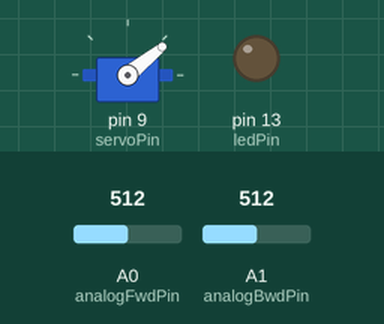
Bench run of a sketch on a simulated Arduino Uno, built with avr-gcc and run on an emulated ATmega328P. Shown: servo, output pins drawn as LEDs (lit = HIGH). The test bench sets the inputs (shaded band); at power-on: A0 (analogFwdPin) = 512, A1 (analogBwdPin) = 512. What the sketch prints to the serial monitor is not drawn.

Above: at 1.2 s.
1.3 s: A0 (analogFwdPin) set to 0
At 1.67 s:
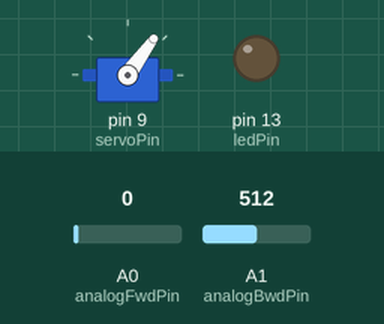
4.3 s: A1 (analogBwdPin) set to 0
At 4.7 s:
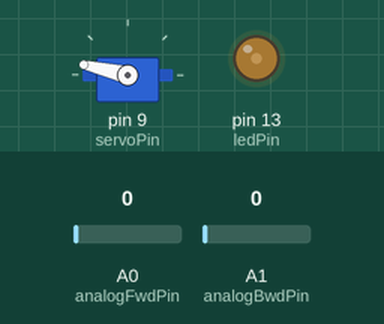
7.3 s: A0 (analogFwdPin) set to 122
At 7.45 s:
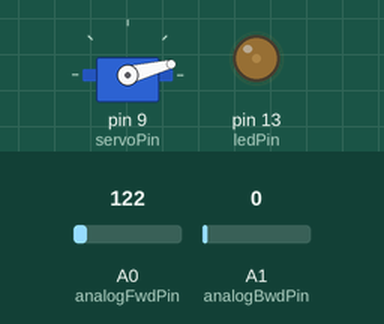
10.3 s: A0 (analogFwdPin) set to 0
At 10.47 s:
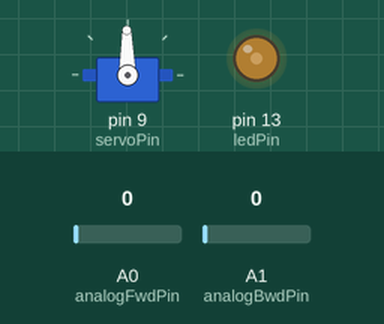
13.3 s: A1 (analogBwdPin) set to 122
16.3 s: A1 (analogBwdPin) set to 983
19.3 s: A1 (analogBwdPin) set to 1017
Timing chart, 0 to 69.8 s (numbered marks = the images above; inputs shaded):
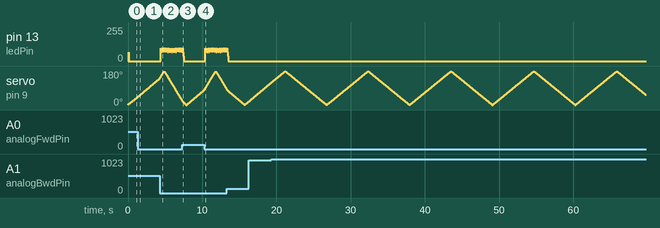

The sketch:

liquidTraffic_01_servo.ino
```cpp
#include <Servo.h>

/*
 * Eingabe/Ausgabe - Hardware Hack
 * project: liquidTraffic
 * author: Felix Leupold
 */

/*
 * just a test to get forward / backward signals from the toy car board
 * added servo (moves back and furth automatically)
 */

Servo myservo;
int servoPin = 9;

int servoCurrentPos = 0;
int servoDir = 1;

//forward
int analogFwdPin = 0;
int valFwd = 0;

//backwards
int analogBwdPin = 1;
int valBwd = 0;

int ledPin = 13;


void setup(){
  pinMode(ledPin, OUTPUT);
  myservo.attach(servoPin);

  Serial.begin(9600);
}

void loop(){
  //read analog pins for signals
  valFwd = analogRead(analogFwdPin);
  valBwd = analogRead(analogBwdPin);

  //log values, if we get a fwd or bwd signal
  if(valFwd != 0 || valBwd != 0){
    Serial.print("fwd: ");
    Serial.println(valFwd);

    Serial.print("bwd: ");
    Serial.println(valBwd);
    Serial.println("---------");
  }

  if(servoCurrentPos+servoDir > 179 || servoCurrentPos+servoDir < 0){
    servoDir = servoDir * -1;
  }

  servoCurrentPos = servoCurrentPos + servoDir;

  myservo.write(servoCurrentPos);

  digitalWrite(ledPin,HIGH);
  delay(5);
  digitalWrite(ledPin,LOW);
  delay(10);
}
```
